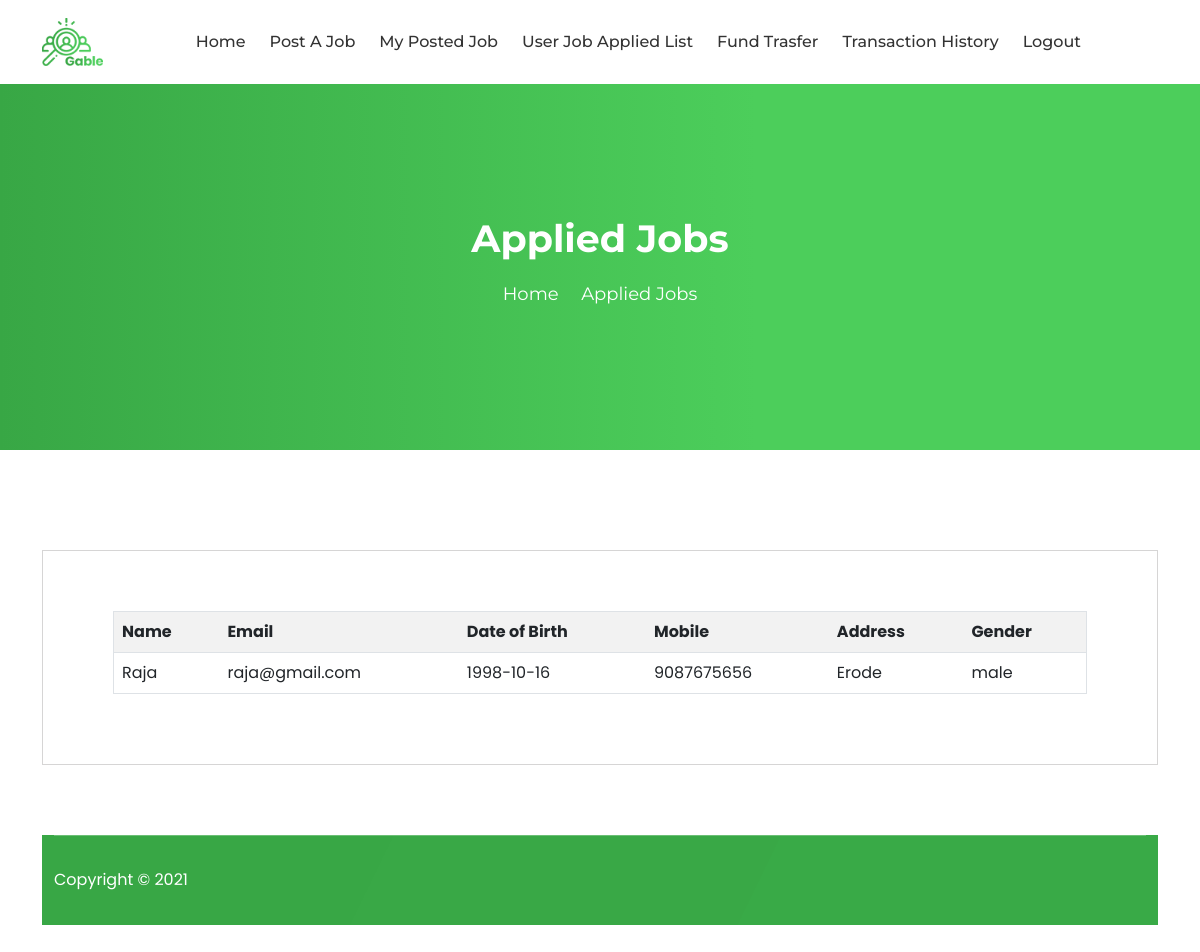
Page /applied-user-details.php?jsusername=raja on the committed database.
### tables this page shows
CREATE TABLE IF NOT EXISTS `jobseeker` (
  `id` int(100) NOT NULL AUTO_INCREMENT,
  `sname` varchar(100) NOT NULL,
  `email` varchar(100) NOT NULL,
  `dob` date NOT NULL,
  `mobile` bigint(100) NOT NULL,
  `address` varchar(100) NOT NULL,
  `gender` varchar(100) NOT NULL,
  `username` varchar(100) NOT NULL,
  `password` varchar(100) NOT NULL,
  PRIMARY KEY (`id`),
  UNIQUE KEY `uername` (`username`)
);

### applied-user-details.php (the view, shortened to what this page needs)
<?php
$jsusername = isset($_REQUEST['jsusername']) ? $_REQUEST['jsusername'] : "0";
$query = "select * from jobseeker where username='$jsusername'";
$data = mysql_query($query);
?>
<!DOCTYPE html>
<html lang="zxx">
<head>
<link rel="stylesheet" href="assets/css/bootstrap.min.css">
<link rel="stylesheet" href="assets/css/meanmenu.css">
<link rel="stylesheet" href="assets/css/icofont.min.css">
<link rel="stylesheet" href="assets/css/owl.carousel.min.css">
<link rel="stylesheet" href="assets/css/owl.theme.default.min.css">
<link rel="stylesheet" href="assets/css/animate.css">
<link rel="stylesheet" href="assets/fonts/flaticon.css">
<link rel="stylesheet" href="assets/css/odometer.min.css">
<link rel="stylesheet" href="assets/css/style.css">
<link rel="stylesheet" href="assets/css/responsive.css">
<?php
include "header.php";
?>
<div class="collapse navbar-collapse mean-menu" id="navbarSupportedContent">
<?php
include "company-menu.php";
?>
</div>
</nav>
</div>
</div>
</div>
<div class="page-title-area">
    <div class="d-table">
    <div class="d-table-cell">
    <div class="container">
    <div class="page-title-text">
    <h2>Applied Jobs</h2>
    <ul>
    <li>
    <a href="index.php">Home</a>
    </li>
    <li>
    <i class="icofont-simple-right"></i>
    </li>
    <li>Applied Jobs</li>
    </ul>
    </div>
    </div>
    </div>
    </div>
</div>
<div class="create-account-area pt-100 pb-100">
<div class="container">
<div class="create-information">
<form method="post">
<div class="row">
<div class="col-lg-12">
<div class="form-group">
<table class="table table-hover table-striped" border="1">
                                    <tr>
                                        <th>Name</th>
                                        <th>Email</th>
                                        <th>Date of Birth</th>
                                        <th>Mobile</th>
                                        <th>Address</th>
                                        <th>Gender</th>
                                    </tr>
                                     <?php while($rec = mysql_fetch_array($data)) { ?>
                                        <tr>
                                            <td><?php echo $rec['sname']; ?></td>
                                            <td><?php echo $rec['email']; ?></td>
                                            <td><?php echo $rec['dob']; ?></td>
                                            <td><?php echo $rec['mobile']; ?></td>
                                            <td><?php echo $rec['address']; ?></td>
                                            <td><?php echo $rec['gender']; ?></td>
                                        </tr>
                                         <?php } ?>
                                </table>
</div>
</div>
</div>
</div>
<footer>
<?php
include "footer.php";
?>
</footer>
</body>
</html>

### assets/css/meanmenu.css (style rules this page uses)
body { font-family:oswald,sans-serif;padding:0;margin:0;font-size:15px;background-color:#f1f1f1 }

### assets/css/style.css (style rules this page uses)
body { font-family:poppins,sans-serif;color:#fff;background-color:#fff;font-size:16px }
h1,h2,h3,h4,h5,h6 { color:#333;line-height:1.4 }
a { -webkit-transition:.5s all ease;transition:.5s all ease;text-decoration:none }
.d-table { width:100%;height:100% }
.d-table-cell { vertical-align:middle }
.pt-100 { padding-top:100px }
.pb-100 { padding-bottom:100px }
footer { background-image:url(../img/home-1/footer-bg.png);background-size:cover;background-position:center center;background-repeat:no-repeat }
.page-title-area { height:450px;background:-webkit-gradient(linear,left top,right top,from(#38a745),color-stop(63%,#4cce5b));background:linear-gradient(90deg,#38a745 0%,#4cce5b 63%) }
.page-title-text { text-align:center;margin-top:70px }
.page-title-text h2 { color:#fff;margin-bottom:15px;font-weight:700;font-family:montserrat,sans-serif;font-size:38px }
.page-title-text ul { margin:0;padding:0 }
.page-title-text ul li { list-style-type:none;display:inline-block;font-family:montserrat,sans-serif;font-size:18px }
.page-title-text ul li a { display:block;color:#fff }
.create-account-area { padding-bottom:200px }
.create-information { border:1px solid #d6d5d5;padding:60px 70px 40px;margin-bottom:70px }
.create-information .form-group { margin-bottom:30px }

### rows in the picture
jobseeker: sname "Raja", email "raja@gmail.com", dob "1998-10-16", mobile "9087675656", address "Erode", gender "male"
